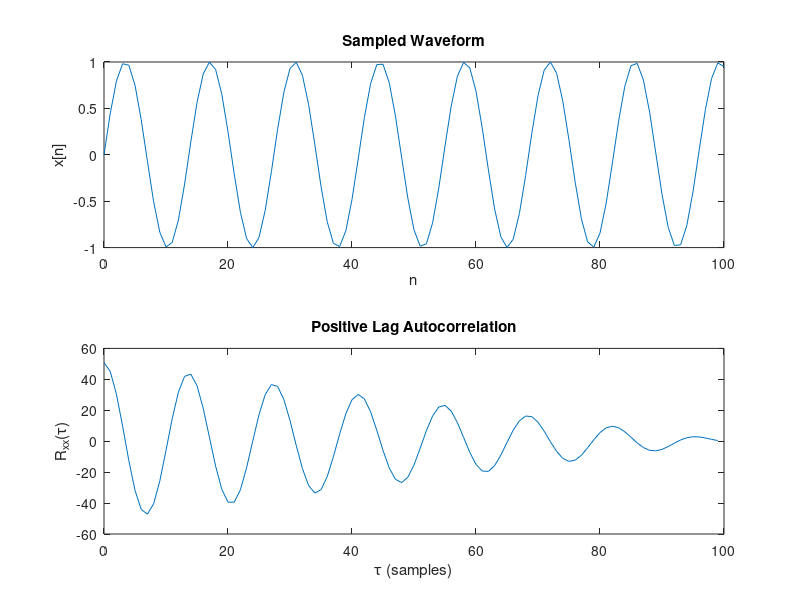

Reproduce this figure in MATLAB.
%% Generates a test waveform, computes autocorrelation and analyzes it
%  

% define a sampling frequency to assume
fs = 1000;
Ts = 1/fs;

% define the function to sample
freq = 73;
omega = 2*pi*freq;
func = @(n) sin(omega*n*Ts);

% number of samples to generate, number to view
N = 100;
n = 0:1:N;
% change to view a fixed amount of lag samples
n_max = N;

% sample waveform and view it
x = func(n);
figure(1);
subplot(2,1,1);
plot(n,x);
title('Sampled Waveform');
xlabel('n')
ylabel('x[n]');

% generate autocorrelation
[Rxx, lag] = xcorr(x,x);
% extract only positive lag
Rxx = Rxx(1,(N)+(1:N));
lag = lag(1,(N)+(1:N));


% extract only the samples to view and plot
Rxx = Rxx(1,1:n_max);
lag = lag(1,1:n_max);
subplot(2,1,2);
plot(lag,Rxx);
title('Positive Lag Autocorrelation');
xlabel('\tau (samples)');
ylabel('R_{xx}(\tau)');
